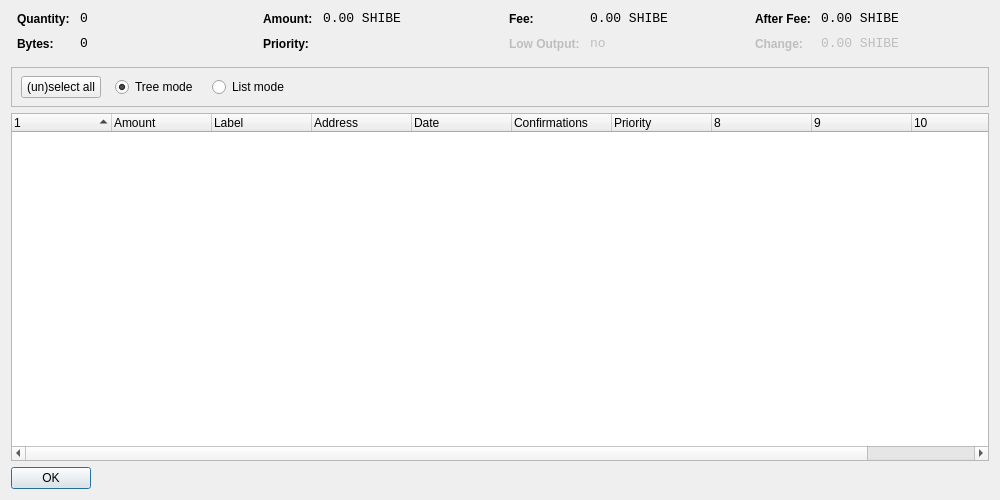
<?xml version="1.0" encoding="UTF-8"?>
<ui version="4.0">
 <class>CoinControlDialog</class>
 <widget class="QDialog" name="CoinControlDialog">
  <property name="geometry">
   <rect>
    <x>0</x>
    <y>0</y>
    <width>1000</width>
    <height>500</height>
   </rect>
  </property>
  <property name="windowTitle">
   <string>Coin Control</string>
  </property>
  <layout class="QVBoxLayout" name="verticalLayout">
   <item>
    <layout class="QHBoxLayout" name="horizontalLayoutTop" stretch="0,0,0,0">
     <property name="topMargin">
      <number>0</number>
     </property>
     <property name="bottomMargin">
      <number>10</number>
     </property>
     <item>
      <layout class="QFormLayout" name="formLayoutCoinControl1">
       <property name="horizontalSpacing">
        <number>10</number>
       </property>
       <property name="verticalSpacing">
        <number>10</number>
       </property>
       <property name="leftMargin">
        <number>6</number>
       </property>
       <property name="rightMargin">
        <number>6</number>
       </property>
       <item row="0" column="0">
        <widget class="QLabel" name="labelCoinControlQuantityText">
         <property name="styleSheet">
          <string notr="true">font-weight:bold;</string>
         </property>
         <property name="text">
          <string>Quantity:</string>
         </property>
        </widget>
       </item>
       <item row="0" column="1">
        <widget class="QLabel" name="labelCoinControlQuantity">
         <property name="font">
          <font>
           <family>Monospace</family>
           <pointsize>10</pointsize>
          </font>
         </property>
         <property name="cursor">
          <cursorShape>IBeamCursor</cursorShape>
         </property>
         <property name="contextMenuPolicy">
          <enum>Qt::ActionsContextMenu</enum>
         </property>
         <property name="text">
          <string>0</string>
         </property>
         <property name="textInteractionFlags">
          <set>Qt::LinksAccessibleByMouse|Qt::TextSelectableByKeyboard|Qt::TextSelectableByMouse</set>
         </property>
        </widget>
       </item>
       <item row="1" column="0">
        <widget class="QLabel" name="labelCoinControlBytesText">
         <property name="styleSheet">
          <string notr="true">font-weight:bold;</string>
         </property>
         <property name="text">
          <string>Bytes:</string>
         </property>
        </widget>
       </item>
       <item row="1" column="1">
        <widget class="QLabel" name="labelCoinControlBytes">
         <property name="font">
          <font>
           <family>Monospace</family>
           <pointsize>10</pointsize>
          </font>
         </property>
         <property name="cursor">
          <cursorShape>IBeamCursor</cursorShape>
         </property>
         <property name="contextMenuPolicy">
          <enum>Qt::ActionsContextMenu</enum>
         </property>
         <property name="text">
          <string>0</string>
         </property>
         <property name="textInteractionFlags">
          <set>Qt::LinksAccessibleByMouse|Qt::TextSelectableByKeyboard|Qt::TextSelectableByMouse</set>
         </property>
        </widget>
       </item>
      </layout>
     </item>
     <item>
      <layout class="QFormLayout" name="formLayoutCoinControl2">
       <property name="horizontalSpacing">
        <number>10</number>
       </property>
       <property name="verticalSpacing">
        <number>10</number>
       </property>
       <property name="leftMargin">
        <number>6</number>
       </property>
       <property name="rightMargin">
        <number>6</number>
       </property>
       <item row="0" column="0">
        <widget class="QLabel" name="labelCoinControlAmountText">
         <property name="styleSheet">
          <string notr="true">font-weight:bold;</string>
         </property>
         <property name="text">
          <string>Amount:</string>
         </property>
        </widget>
       </item>
       <item row="0" column="1">
        <widget class="QLabel" name="labelCoinControlAmount">
         <property name="font">
          <font>
           <family>Monospace</family>
           <pointsize>10</pointsize>
          </font>
         </property>
         <property name="cursor">
          <cursorShape>IBeamCursor</cursorShape>
         </property>
         <property name="contextMenuPolicy">
          <enum>Qt::ActionsContextMenu</enum>
         </property>
         <property name="text">
          <string>0.00 SHIBE</string>
         </property>
         <property name="textInteractionFlags">
          <set>Qt::LinksAccessibleByMouse|Qt::TextSelectableByKeyboard|Qt::TextSelectableByMouse</set>
         </property>
        </widget>
       </item>
       <item row="1" column="0">
        <widget class="QLabel" name="labelCoinControlPriorityText">
         <property name="styleSheet">
          <string notr="true">font-weight:bold;</string>
         </property>
         <property name="text">
          <string>Priority:</string>
         </property>
        </widget>
       </item>
       <item row="1" column="1">
        <widget class="QLabel" name="labelCoinControlPriority">
         <property name="font">
          <font>
           <family>Monospace</family>
           <pointsize>10</pointsize>
          </font>
         </property>
         <property name="cursor">
          <cursorShape>IBeamCursor</cursorShape>
         </property>
         <property name="contextMenuPolicy">
          <enum>Qt::ActionsContextMenu</enum>
         </property>
         <property name="text">
          <string/>
         </property>
         <property name="textInteractionFlags">
          <set>Qt::LinksAccessibleByMouse|Qt::TextSelectableByKeyboard|Qt::TextSelectableByMouse</set>
         </property>
        </widget>
       </item>
      </layout>
     </item>
     <item>
      <layout class="QFormLayout" name="formLayoutCoinControl3">
       <property name="horizontalSpacing">
        <number>10</number>
       </property>
       <property name="verticalSpacing">
        <number>10</number>
       </property>
       <property name="leftMargin">
        <number>6</number>
       </property>
       <property name="rightMargin">
        <number>6</number>
       </property>
       <item row="0" column="0">
        <widget class="QLabel" name="labelCoinControlFeeText">
         <property name="styleSheet">
          <string notr="true">font-weight:bold;</string>
         </property>
         <property name="text">
          <string>Fee:</string>
         </property>
        </widget>
       </item>
       <item row="0" column="1">
        <widget class="QLabel" name="labelCoinControlFee">
         <property name="font">
          <font>
           <family>Monospace</family>
           <pointsize>10</pointsize>
          </font>
         </property>
         <property name="cursor">
          <cursorShape>IBeamCursor</cursorShape>
         </property>
         <property name="contextMenuPolicy">
          <enum>Qt::ActionsContextMenu</enum>
         </property>
         <property name="text">
          <string>0.00 SHIBE</string>
         </property>
         <property name="textInteractionFlags">
          <set>Qt::LinksAccessibleByMouse|Qt::TextSelectableByKeyboard|Qt::TextSelectableByMouse</set>
         </property>
        </widget>
       </item>
       <item row="1" column="0">
        <widget class="QLabel" name="labelCoinControlLowOutputText">
         <property name="enabled">
          <bool>false</bool>
         </property>
         <property name="styleSheet">
          <string notr="true">font-weight:bold;</string>
         </property>
         <property name="text">
          <string>Low Output:</string>
         </property>
        </widget>
       </item>
       <item row="1" column="1">
        <widget class="QLabel" name="labelCoinControlLowOutput">
         <property name="enabled">
          <bool>false</bool>
         </property>
         <property name="font">
          <font>
           <family>Monospace</family>
           <pointsize>10</pointsize>
          </font>
         </property>
         <property name="cursor">
          <cursorShape>IBeamCursor</cursorShape>
         </property>
         <property name="contextMenuPolicy">
          <enum>Qt::ActionsContextMenu</enum>
         </property>
         <property name="text">
          <string>no</string>
         </property>
         <property name="textInteractionFlags">
          <set>Qt::LinksAccessibleByMouse|Qt::TextSelectableByKeyboard|Qt::TextSelectableByMouse</set>
         </property>
        </widget>
       </item>
      </layout>
     </item>
     <item>
      <layout class="QFormLayout" name="formLayoutCoinControl4">
       <property name="horizontalSpacing">
        <number>10</number>
       </property>
       <property name="verticalSpacing">
        <number>10</number>
       </property>
       <property name="leftMargin">
        <number>6</number>
       </property>
       <property name="rightMargin">
        <number>6</number>
       </property>
       <item row="0" column="0">
        <widget class="QLabel" name="labelCoinControlAfterFeeText">
         <property name="styleSheet">
          <string notr="true">font-weight:bold;</string>
         </property>
         <property name="text">
          <string>After Fee:</string>
         </property>
        </widget>
       </item>
       <item row="0" column="1">
        <widget class="QLabel" name="labelCoinControlAfterFee">
         <property name="font">
          <font>
           <family>Monospace</family>
           <pointsize>10</pointsize>
          </font>
         </property>
         <property name="cursor">
          <cursorShape>IBeamCursor</cursorShape>
         </property>
         <property name="contextMenuPolicy">
          <enum>Qt::ActionsContextMenu</enum>
         </property>
         <property name="text">
          <string>0.00 SHIBE</string>
         </property>
         <property name="textInteractionFlags">
          <set>Qt::LinksAccessibleByMouse|Qt::TextSelectableByKeyboard|Qt::TextSelectableByMouse</set>
         </property>
        </widget>
       </item>
       <item row="1" column="0">
        <widget class="QLabel" name="labelCoinControlChangeText">
         <property name="enabled">
          <bool>false</bool>
         </property>
         <property name="styleSheet">
          <string notr="true">font-weight:bold;</string>
         </property>
         <property name="text">
          <string>Change:</string>
         </property>
        </widget>
       </item>
       <item row="1" column="1">
        <widget class="QLabel" name="labelCoinControlChange">
         <property name="enabled">
          <bool>false</bool>
         </property>
         <property name="font">
          <font>
           <family>Monospace</family>
           <pointsize>10</pointsize>
          </font>
         </property>
         <property name="cursor">
          <cursorShape>IBeamCursor</cursorShape>
         </property>
         <property name="contextMenuPolicy">
          <enum>Qt::ActionsContextMenu</enum>
         </property>
         <property name="text">
          <string>0.00 SHIBE</string>
         </property>
         <property name="textInteractionFlags">
          <set>Qt::LinksAccessibleByMouse|Qt::TextSelectableByKeyboard|Qt::TextSelectableByMouse</set>
         </property>
        </widget>
       </item>
      </layout>
     </item>
    </layout>
   </item>
   <item>
    <widget class="QFrame" name="frame">
     <property name="minimumSize">
      <size>
       <width>0</width>
       <height>40</height>
      </size>
     </property>
     <property name="frameShape">
      <enum>QFrame::StyledPanel</enum>
     </property>
     <property name="frameShadow">
      <enum>QFrame::Sunken</enum>
     </property>
     <widget class="QWidget" name="horizontalLayoutWidget">
      <property name="geometry">
       <rect>
        <x>10</x>
        <y>0</y>
        <width>781</width>
        <height>41</height>
       </rect>
      </property>
      <layout class="QHBoxLayout" name="horizontalLayoutPanel" stretch="0,0,0,0,0">
       <property name="spacing">
        <number>14</number>
       </property>
       <item>
        <widget class="QPushButton" name="pushButtonSelectAll">
         <property name="sizePolicy">
          <sizepolicy hsizetype="Maximum" vsizetype="Fixed">
           <horstretch>0</horstretch>
           <verstretch>0</verstretch>
          </sizepolicy>
         </property>
         <property name="text">
          <string>(un)select all</string>
         </property>
        </widget>
       </item>
       <item>
        <widget class="QRadioButton" name="radioTreeMode">
         <property name="sizePolicy">
          <sizepolicy hsizetype="Maximum" vsizetype="Fixed">
           <horstretch>0</horstretch>
           <verstretch>0</verstretch>
          </sizepolicy>
         </property>
         <property name="text">
          <string>Tree mode</string>
         </property>
         <property name="checked">
          <bool>true</bool>
         </property>
        </widget>
       </item>
       <item>
        <widget class="QRadioButton" name="radioListMode">
         <property name="sizePolicy">
          <sizepolicy hsizetype="Maximum" vsizetype="Fixed">
           <horstretch>0</horstretch>
           <verstretch>0</verstretch>
          </sizepolicy>
         </property>
         <property name="text">
          <string>List mode</string>
         </property>
        </widget>
       </item>
       <item>
        <spacer name="horizontalSpacer">
         <property name="orientation">
          <enum>Qt::Horizontal</enum>
         </property>
         <property name="sizeHint" stdset="0">
          <size>
           <width>40</width>
           <height>20</height>
          </size>
         </property>
        </spacer>
       </item>
      </layout>
     </widget>
    </widget>
   </item>
   <item>
    <widget class="CoinControlTreeWidget" name="treeWidget">
     <property name="contextMenuPolicy">
      <enum>Qt::CustomContextMenu</enum>
     </property>
     <property name="sortingEnabled">
      <bool>false</bool>
     </property>
     <property name="columnCount">
      <number>11</number>
     </property>
     <attribute name="headerShowSortIndicator" stdset="0">
      <bool>true</bool>
     </attribute>
     <attribute name="headerStretchLastSection">
      <bool>false</bool>
     </attribute>
     <column>
      <property name="text">
       <string/>
      </property>
     </column>
     <column>
      <property name="text">
       <string>Amount</string>
      </property>
     </column>
     <column>
      <property name="text">
       <string>Label</string>
      </property>
     </column>
     <column>
      <property name="text">
       <string>Address</string>
      </property>
     </column>
     <column>
      <property name="text">
       <string>Date</string>
      </property>
     </column>
     <column>
      <property name="text">
       <string>Confirmations</string>
      </property>
      <property name="toolTip">
       <string>Confirmed</string>
      </property>
     </column>
     <column>
      <property name="text">
       <string>Priority</string>
      </property>
     </column>
     <column>
      <property name="text">
       <string/>
      </property>
     </column>
     <column>
      <property name="text">
       <string/>
      </property>
     </column>
     <column>
      <property name="text">
       <string/>
      </property>
     </column>
     <column>
      <property name="text">
       <string/>
      </property>
     </column>
    </widget>
   </item>
   <item>
    <widget class="QDialogButtonBox" name="buttonBox">
     <property name="sizePolicy">
      <sizepolicy hsizetype="Maximum" vsizetype="Fixed">
       <horstretch>0</horstretch>
       <verstretch>0</verstretch>
      </sizepolicy>
     </property>
     <property name="orientation">
      <enum>Qt::Horizontal</enum>
     </property>
     <property name="standardButtons">
      <set>QDialogButtonBox::Ok</set>
     </property>
    </widget>
   </item>
  </layout>
 </widget>
 <customwidgets>
  <customwidget>
   <class>CoinControlTreeWidget</class>
   <extends>QTreeWidget</extends>
   <header>coincontroltreewidget.h</header>
  </customwidget>
 </customwidgets>
 <resources/>
 <connections/>
</ui>
